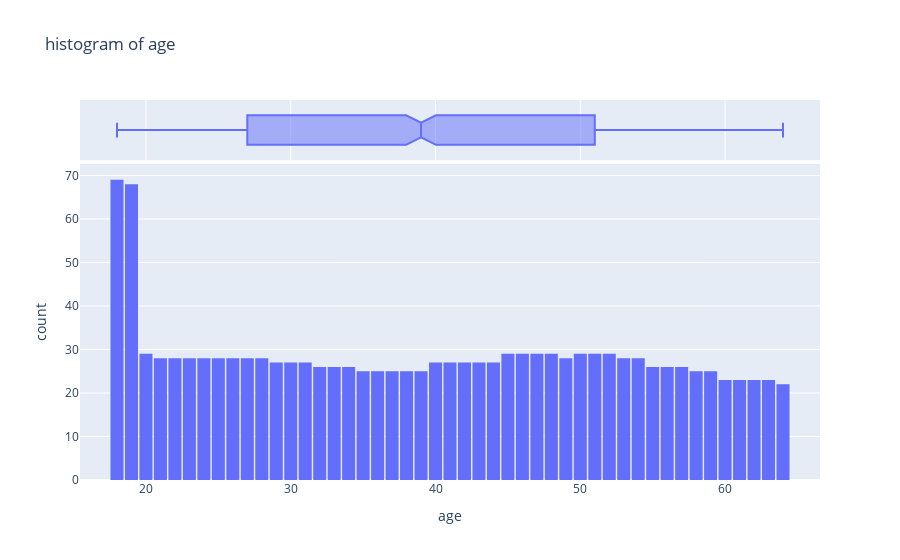

Notebook code for this chart:
### Code cell
import plotly.express as px
import matplotlib
import matplotlib.pyplot as plt
import seaborn as sns
import pandas as pd
import plotly.io as pio
pio.renderers.default = "jupyterlab"

#this sets a default font for our chat
sns.set_style('darkgrid')
matplotlib.rcParams['font.size']
matplotlib.rcParams['figure.figsize']=(10,6)
matplotlib.rcParams['figure.facecolor']= '#00000000'
medical_df =pd.read_csv('medical.csv')
medical_df.describe()
fig = px.histogram (medical_df,
                    x = 'age',
                    marginal = 'box',
                    nbins= 47,
                    title = 'histogram of age')
fig.update_layout(bargap = 0.1)

### Figure 1 — Plotly figure (JSON) as saved in the notebook; plotly's stock layout.template omitted (floating-point values rounded to 4 significant figures; data arrays with more than 128 entries replaced by an {"elided": "..."} marker saying what was removed)
{"data": [{"bingroup": "x", "hovertemplate": "age=%{x}<br>count=%{y}<extra></extra>", "legendgroup": "", "marker": {"color": "#636efa", "pattern": {"shape": ""}}, "name": "", "nbinsx": 47, "orientation": "v", "showlegend": false, "type": "histogram", "x": {"elided": "1338 int values"}, "xaxis": "x", "yaxis": "y"}, {"hovertemplate": "age=%{x}<extra></extra>", "legendgroup": "", "marker": {"color": "#636efa"}, "name": "", "notched": true, "showlegend": false, "type": "box", "x": {"elided": "1338 int values"}, "xaxis": "x2", "yaxis": "y2"}], "layout": {"bargap": 0.1, "barmode": "relative", "legend": {"tracegroupgap": 0}, "title": {"text": "histogram of age"}, "xaxis": {"anchor": "y", "domain": [0, 1], "title": {"text": "age"}}, "xaxis2": {"anchor": "y2", "domain": [0, 1], "matches": "x", "showgrid": true, "showticklabels": false}, "yaxis": {"anchor": "x", "domain": [0, 0.8316], "title": {"text": "count"}}, "yaxis2": {"anchor": "x2", "domain": [0.8416, 1], "matches": "y2", "showgrid": false, "showline": false, "showticklabels": false, "ticks": ""}}}
